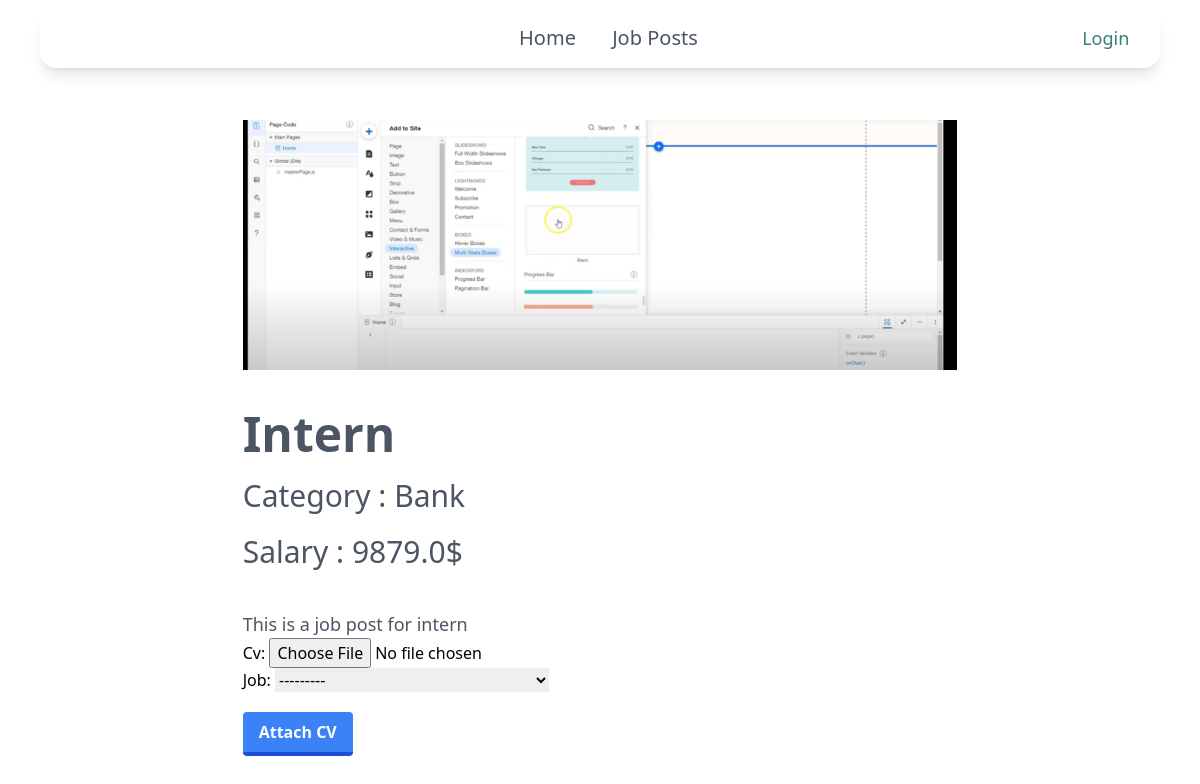
The page /job/4/ on the database its author committed.
### core/models.py (models this page shows)
class Post(models.Model):
    category = models.ForeignKey(Category, related_name='posts', on_delete=models.CASCADE)
    name = models.CharField(max_length=255)
    description = models.TextField()
    salary = models.FloatField()
    image = models.ImageField(upload_to='post_images',blank=True, null=True)
    created_by = models.ForeignKey(User,related_name='posts',on_delete=models.CASCADE)
    created_at = models.DateTimeField(auto_now_add=True)
    def __str__(self):
        return self.name

class Category(models.Model):
    name = models.CharField(max_length=255)
    class Meta:
        ordering = ('name',)
        verbose_name_plural = 'Categories'
    def __str__(self):
        return self.name

### core/views.py (the view)
# urls.py: path('job/<int:pk>/',jobdetails,name='jobdetails'),
def jobdetails(request,pk):
    job = get_object_or_404(Post,pk=pk)
    related_jobs = Post.objects.filter(category=job.category).exclude(pk=pk)[0:3]
    form=CvForm()
    return render(request,'core/jobdetails.html',{
        'job':job,
        'related_items':related_jobs,
        'form':form
    })

### core/forms.py
class CvForm(forms.ModelForm):
    class Meta:
        model = Cv
        fields = ('cv', 'job')

### core/templates/core/jobdetails.html (shortened to what this page needs)
{% extends 'core/base.html' %}
{% block content %}
<div class="animate-crossfade mx-10 pt-24 flex flex-col justify-center ">
    <div class="  animate-crossfade lg:w-2/3 md:w-5/6 sm:w-5/6 mx-auto">
        <div class="w-full h-[250px]">
            <img src="{{job.image.url}}" alt="" class="h-full w-full object-cover object-center" />
        </div>
        <div class="mt-10">
            <div>
                <div>
                    <h2 class="lg:text-5xl md:text-5xl sm:text-3xl text-gray-600 font font-semibold">{{job.name}}</h2>
                    <h2 class="lg:text-3xl md:text-3xl sm:text-2xl text-gray-600 mt-5">Category : {{job.category}}</h2>
                    <h2 class="lg:text-3xl md:text-3xl sm:text-2xl text-gray-600 mt-5">Salary : {{job.salary}}$</h2>
                    <p class="lg:text-lg md:text-lg sm:text-base text-gray-600 mt-10">{{job.description}}</p>
                </div>
                <form method="POST" action="{% url 'upload_document' %}" enctype="multipart/form-data">
                    {{ form.as_p }}
                    <button class="mt-5 bg-blue-500 hover:bg-blue-400 text-white font-bold py-2 px-4 border-b-4 border-blue-700 hover:border-blue-500 rounded" type="submit">Attach CV</button>
                </form>
            </div>
        </div>
    </div>
</div>
{% endblock %}

### rows shown on the page
Post: image (picture), name "Intern", category "Bank", salary "9879.0", description "This is a job post for intern"
